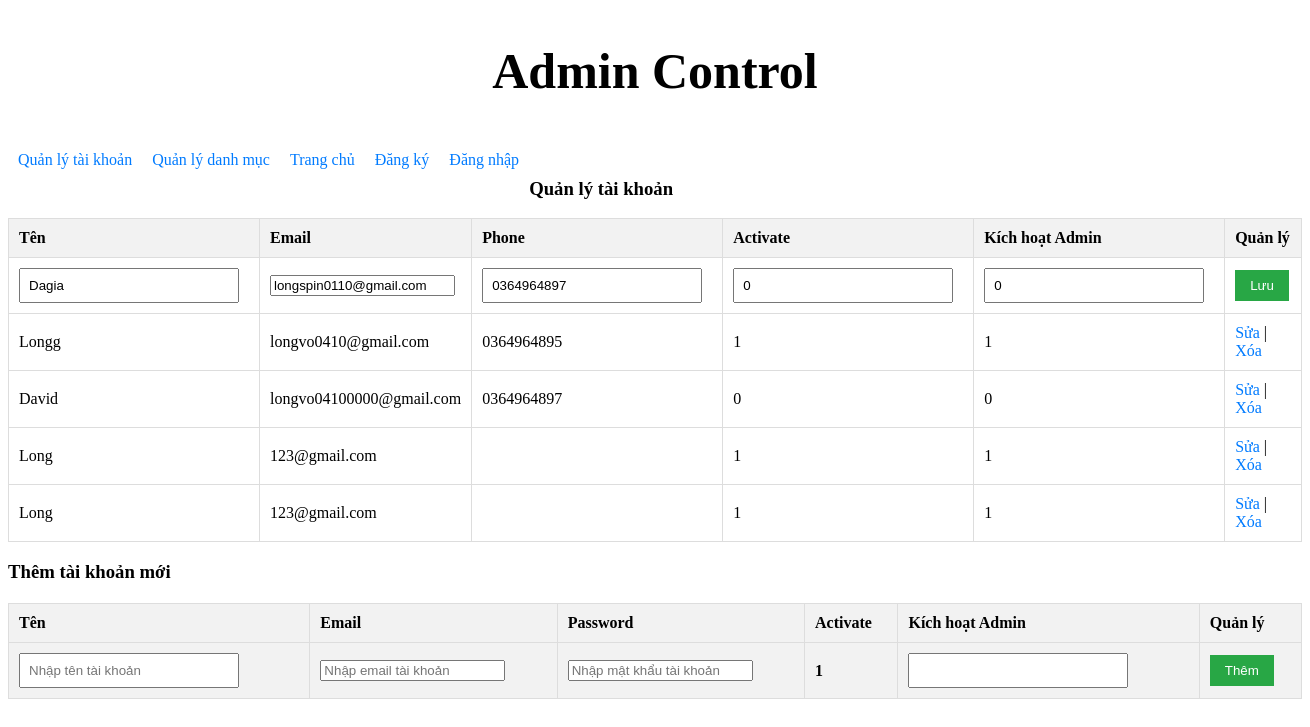
The app's page /modules/admin.php?view=quanlytaikhoan&suataikhoan=88 with its own data.
### tables this page shows
CREATE TABLE IF NOT EXISTS `dangky` (
  `id` int NOT NULL AUTO_INCREMENT,
  `name` varchar(200) NOT NULL,
  `email` varchar(200) NOT NULL,
  `password` varchar(200) NOT NULL,
  `phone` varchar(255) NOT NULL,
  `signup_time` timestamp NOT NULL ON UPDATE CURRENT_TIMESTAMP,
  `otp` varchar(255) NOT NULL,
  `activate_code` varchar(255) NOT NULL,
  `status` varchar(255) NOT NULL,
  `admin_status` int NOT NULL,
  PRIMARY KEY (`id`)
);

### modules/admin.php (the view, shortened to what this page needs)
<!DOCTYPE html>
<html lang="en">
<head>
    <link rel="stylesheet" href="../css/styleadmin.css">
</head>
<body>
    <h2 style="text-align: center; font-size: 50px;">Admin Control</h2>
    <div>
    <?php
        include "menu.php";
    ?>
    <div class="content">
        <?php
        include "../index.php";
        if (isset($_GET['view'])) {
            $view = $_GET['view'];
            if ($view == 'quanlytaikhoan') {
                echo "<br>";
                echo '<h3 >Quản lý tài khoản</h3>';
                echo '<table border="1">
                        <tr>
                            <th>Tên</th>
                            <th>Email</th>
                            <th>Phone</th>
                            <th>Activate</th>
                            <th>Kích hoạt Admin</th>
                            <th>Quản lý</th>
                        </tr>';
                $query = "SELECT * FROM dangky";
                $result = mysqli_query($connect, $query);
                while ($row = mysqli_fetch_assoc($result)) {
                    echo '<tr>';
                    if (isset($_GET['suataikhoan']) && $_GET['suataikhoan'] == $row['id']) {
                        echo '<form action="xuly.php" method="POST">';
                        echo '<td><input type="text" name="tentaikhoan" value="'.$row['name'].'"></td>';
                        echo '<td><input type="email" name="emailtaikhoan" value="'.$row['email'].'"></td>';
                        echo '<td><input type="text" name="phonetaikhoan" value="'.$row['phone'].'"></td>';
                        echo '<td><input type="text" name="activatetaikhoan" value="'.$row['status'].'"></td>';
                        echo '<td><input type="text" name="kichhoatadmintaikhoan" value="'.$row['admin_status'].'"></td>';
                        echo '<td>
                                <input type="hidden" name="idtaikhoan" value="'.$row['id'].'">
                                <input type="submit" name="updatetaikhoan" value="Lưu" class="btnSua">
                              </td>';
                        echo '</form>';
                    } else {
                           echo ' <td>'.$row['name'].'</td>';
                            echo '<td>'.$row['email'].'</td>';
                           echo '<td>'.$row['phone'].'</td>';
                           echo ' <td>'.$row['status'].'</td>';
                           echo ' <td>'.$row['admin_status'].'</td>';
                          echo '  <td>
                                <a href="admin.php?view=quanlytaikhoan&suataikhoan='.$row['id'].'">Sửa</a> |
                                <a href="xuly.php?idtaikhoan='.$row['id'].'&query=xoataikhoan">Xóa</a>
                            </td>';
                        echo '</tr>';
                }
            }
                echo '</table>';
                echo '<h3>Thêm tài khoản mới</h3>';
                include "quanlytaikhoan/quanlytaikhoan.php";
            }
        }
        ?>
    </div>
</body>
</html>

### css/styleadmin.css (style rules this page uses)
table { width: 100%; border-collapse: collapse; }
th, td { padding: 10px; text-align: left; border: 1px solid #ddd; }
th { background-color: #f2f2f2; }
a { color: #007BFF; text-decoration: none; }
form { margin-top: 20px; }
input[type="text"] { padding: 8px; width: 200px; margin-right: 10px; }
button,.btnSua { padding: 8px 15px; background-color: #28a745; color: white; border: none; }

### records on screen
dangky: tentaikhoan "Dagia", emailtaikhoan "longspin0110@gmail.com", phonetaikhoan "0364964897", activatetaikhoan "0", kichhoatadmintaikhoan "0"
dangky: name "Longg", email "longvo0410@gmail.com", phone "0364964895", status "1", admin_status "1"
dangky: name "David", email "longvo04100000@gmail.com", phone "0364964897", status "0", admin_status "0"
dangky: name "Long", email "123@gmail.com", status "1", admin_status "1"
dangky: name "Long", email "123@gmail.com", status "1", admin_status "1"
